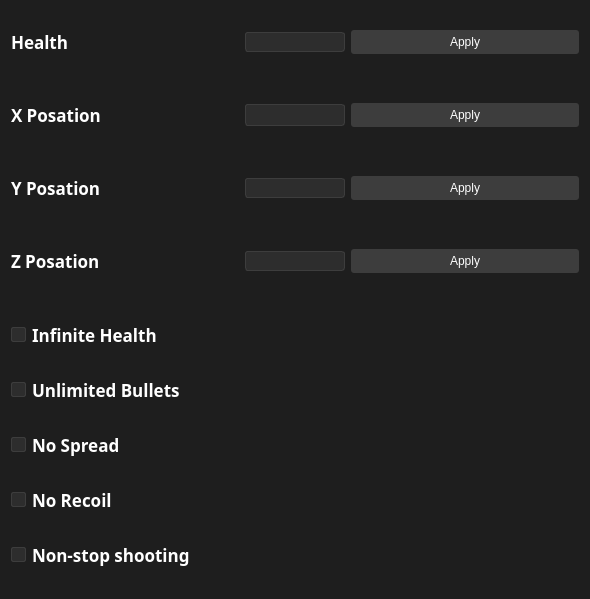
<?xml version="1.0" encoding="UTF-8"?>
<ui version="4.0">
 <class>Hitman5_ExternalClass</class>
 <widget class="QMainWindow" name="Hitman5_ExternalClass">
  <property name="geometry">
   <rect>
    <x>0</x>
    <y>0</y>
    <width>590</width>
    <height>599</height>
   </rect>
  </property>
  <property name="minimumSize">
   <size>
    <width>590</width>
    <height>599</height>
   </size>
  </property>
  <property name="windowTitle">
   <string>HITMAN 5 External Cheat</string>
  </property>
  <property name="styleSheet">
   <string notr="true">
     QMainWindow {
     background-color: #1e1e1e;
     }
     QWidget {
     background-color: #1e1e1e;
     color: #ffffff;
     }
     QLabel {
     color: #ffffff;
     }
     QLineEdit {
     background-color: #2d2d2d;
     color: #ffffff;
     border: 1px solid #3d3d3d;
     border-radius: 3px;
     padding: 2px;
     }
     QPushButton {
     background-color: #3d3d3d;
     color: #ffffff;
     border: none;
     border-radius: 3px;
     padding: 5px;
     }
     QPushButton:hover {
     background-color: #4d4d4d;
     }
     QPushButton:pressed {
     background-color: #2d2d2d;
     }
     QCheckBox {
     color: #ffffff;
     }
     QCheckBox::indicator {
     width: 13px;
     height: 13px;
     border: 1px solid #3d3d3d;
     border-radius: 2px;
     }
     QCheckBox::indicator:unchecked {
     background-color: #2d2d2d;
     }
     QCheckBox::indicator:checked {
     background-color: #0078d4;
     }
     QMessageBox {
     background-color: #1e1e1e;
     color: #ffffff;
     }
     QMessageBox QLabel {
     color: #ffffff;
     }
     QMessageBox QPushButton {
     background-color: #3d3d3d;
     color: #ffffff;
     border: none;
     border-radius: 3px;
     padding: 5px 10px;
     min-width: 60px;
     }
     QMessageBox QPushButton:hover {
     background-color: #4d4d4d;
     }
     QMessageBox QPushButton:pressed {
     background-color: #2d2d2d;
     }
   </string>
  </property>
  <widget class="QWidget" name="centralWidget">
   <layout class="QHBoxLayout" name="horizontalLayout_7">
    <item>
     <layout class="QVBoxLayout" name="Change_Value">
      <property name="spacing">
       <number>30</number>
      </property>
      <item>
       <layout class="QHBoxLayout" name="horizontalLayout">
        <item>
         <widget class="QLabel" name="Health_label">
          <property name="font">
           <font>
            <family>Bell MT</family>
            <pointsize>13</pointsize>
            <weight>75</weight>
            <bold>true</bold>
           </font>
          </property>
          <property name="text">
           <string>Health         </string>
          </property>
         </widget>
        </item>
        <item>
         <widget class="QLineEdit" name="Health_EditLine">
          <property name="sizePolicy">
           <sizepolicy hsizetype="Expanding" vsizetype="Fixed">
            <horstretch>0</horstretch>
            <verstretch>0</verstretch>
           </sizepolicy>
          </property>
          <property name="maximumSize">
           <size>
            <width>100</width>
            <height>20</height>
           </size>
          </property>
         </widget>
        </item>
        <item>
         <widget class="QPushButton" name="Health_ApplyButton">
          <property name="sizePolicy">
           <sizepolicy hsizetype="Preferred" vsizetype="Fixed">
            <horstretch>0</horstretch>
            <verstretch>0</verstretch>
           </sizepolicy>
          </property>
          <property name="text">
           <string>Apply</string>
          </property>
         </widget>
        </item>
       </layout>
      </item>
      <item>
       <layout class="QHBoxLayout" name="horizontalLayout_3">
        <item>
         <widget class="QLabel" name="X_Posation_label">
          <property name="font">
           <font>
            <family>Bell MT</family>
            <pointsize>13</pointsize>
            <weight>75</weight>
            <bold>true</bold>
           </font>
          </property>
          <property name="text">
           <string>X Posation  </string>
          </property>
         </widget>
        </item>
        <item>
         <widget class="QLineEdit" name="X_Posation_EditLine">
          <property name="sizePolicy">
           <sizepolicy hsizetype="Expanding" vsizetype="Fixed">
            <horstretch>0</horstretch>
            <verstretch>0</verstretch>
           </sizepolicy>
          </property>
          <property name="maximumSize">
           <size>
            <width>100</width>
            <height>16777215</height>
           </size>
          </property>
         </widget>
        </item>
        <item>
         <widget class="QPushButton" name="X_Posation_ApplyButton">
          <property name="sizePolicy">
           <sizepolicy hsizetype="Preferred" vsizetype="Fixed">
            <horstretch>0</horstretch>
            <verstretch>0</verstretch>
           </sizepolicy>
          </property>
          <property name="text">
           <string>Apply</string>
          </property>
         </widget>
        </item>
       </layout>
      </item>
      <item>
       <layout class="QHBoxLayout" name="horizontalLayout_4">
        <item>
         <widget class="QLabel" name="Y_Posation_label">
          <property name="font">
           <font>
            <family>Bell MT</family>
            <pointsize>13</pointsize>
            <weight>75</weight>
            <bold>true</bold>
           </font>
          </property>
          <property name="text">
           <string>Y Posation  </string>
          </property>
         </widget>
        </item>
        <item>
         <widget class="QLineEdit" name="Y_Posation_EditLine">
          <property name="sizePolicy">
           <sizepolicy hsizetype="Expanding" vsizetype="Fixed">
            <horstretch>0</horstretch>
            <verstretch>0</verstretch>
           </sizepolicy>
          </property>
          <property name="maximumSize">
           <size>
            <width>100</width>
            <height>20</height>
           </size>
          </property>
         </widget>
        </item>
        <item>
         <widget class="QPushButton" name="Y_Posation_ApplyButton">
          <property name="sizePolicy">
           <sizepolicy hsizetype="Preferred" vsizetype="Fixed">
            <horstretch>0</horstretch>
            <verstretch>0</verstretch>
           </sizepolicy>
          </property>
          <property name="text">
           <string>Apply</string>
          </property>
         </widget>
        </item>
       </layout>
      </item>
      <item>
       <layout class="QHBoxLayout" name="horizontalLayout_5">
        <item>
         <widget class="QLabel" name="Z_Posation_label">
          <property name="font">
           <font>
            <family>Bell MT</family>
            <pointsize>13</pointsize>
            <weight>75</weight>
            <bold>true</bold>
           </font>
          </property>
          <property name="text">
           <string>Z Posation  </string>
          </property>
         </widget>
        </item>
        <item>
         <widget class="QLineEdit" name="Z_Posation_EditLine">
          <property name="sizePolicy">
           <sizepolicy hsizetype="Expanding" vsizetype="Fixed">
            <horstretch>0</horstretch>
            <verstretch>0</verstretch>
           </sizepolicy>
          </property>
          <property name="maximumSize">
           <size>
            <width>100</width>
            <height>20</height>
           </size>
          </property>
         </widget>
        </item>
        <item>
         <widget class="QPushButton" name="Z_Posation_ApplyButton">
          <property name="sizePolicy">
           <sizepolicy hsizetype="Preferred" vsizetype="Fixed">
            <horstretch>0</horstretch>
            <verstretch>0</verstretch>
           </sizepolicy>
          </property>
          <property name="text">
           <string>Apply</string>
          </property>
         </widget>
        </item>
       </layout>
      </item>
      <item>
       <layout class="QVBoxLayout" name="verticalLayout">
        <property name="spacing">
         <number>30</number>
        </property>
        <item>
         <widget class="QCheckBox" name="InfiniteHealth_checkBox">
          <property name="font">
           <font>
            <family>Bell MT</family>
            <pointsize>13</pointsize>
            <weight>75</weight>
            <bold>true</bold>
           </font>
          </property>
          <property name="text">
           <string>Infinite Health</string>
          </property>
         </widget>
        </item>
        <item>
         <widget class="QCheckBox" name="UnlimitedBullets_checkBox">
          <property name="font">
           <font>
            <family>Bell MT</family>
            <pointsize>13</pointsize>
            <weight>75</weight>
            <bold>true</bold>
           </font>
          </property>
          <property name="text">
           <string>Unlimited Bullets</string>
          </property>
         </widget>
        </item>
        <item>
         <widget class="QCheckBox" name="NoSpread_checkBox">
          <property name="font">
           <font>
            <family>Bell MT</family>
            <pointsize>13</pointsize>
            <weight>75</weight>
            <bold>true</bold>
           </font>
          </property>
          <property name="text">
           <string>No Spread</string>
          </property>
         </widget>
        </item>
        <item>
         <widget class="QCheckBox" name="NoRecoil_checkBox">
          <property name="font">
           <font>
            <family>Bell MT</family>
            <pointsize>13</pointsize>
            <weight>75</weight>
            <bold>true</bold>
           </font>
          </property>
          <property name="text">
           <string>No Recoil</string>
          </property>
         </widget>
        </item>
        <item>
         <widget class="QCheckBox" name="NonStopShooting_checkBox">
          <property name="font">
           <font>
            <family>Bell MT</family>
            <pointsize>13</pointsize>
            <weight>75</weight>
            <bold>true</bold>
           </font>
          </property>
          <property name="text">
           <string>Non-stop shooting</string>
          </property>
         </widget>
        </item>
       </layout>
      </item>
     </layout>
    </item>
   </layout>
  </widget>
 </widget>
 <layoutdefault spacing="6" margin="11"/>
 <resources>
  <include location="Hitman5_External.qrc"/>
 </resources>
 <connections/>
</ui>
